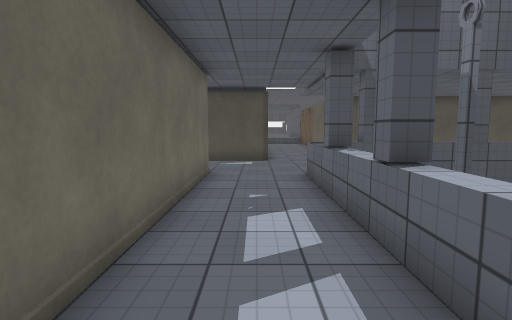
[1] (above)

24 first-person views from a walk through a scene from a Unity 3-D project. The camera is 1.4 m above the floor, tilts 6° down and sees 80° across. The floor is counted in squares, 1 m on a side. Each view is taken from the middle of a square. On the plan, view 1 faces up. The plan holds only what a view shows up to about 14 squares ahead; the rest is blank. The place goes on beyond the plan. The player character is not drawn. Door leaves are left out, so doorways stand open. Some surface patterns are stand-ins.

[2]
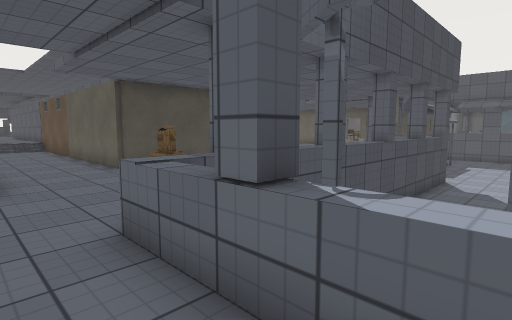

[3]
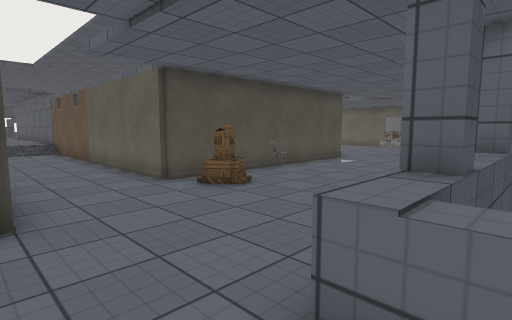

[4]
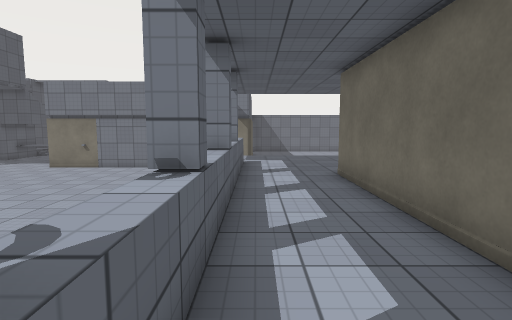

[5]
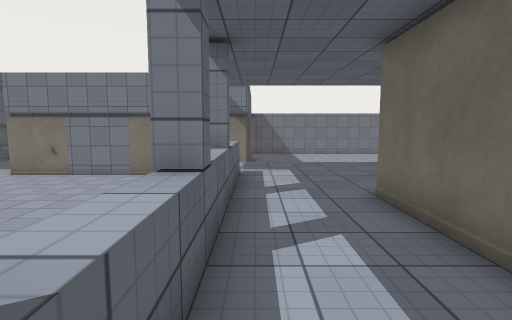

[6]
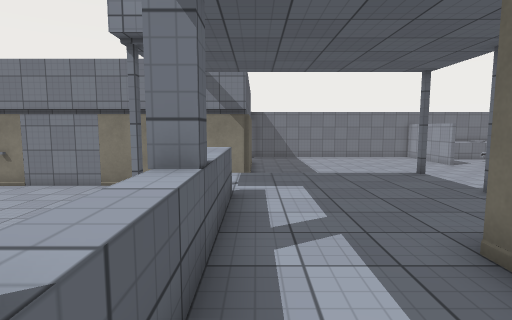

[7]
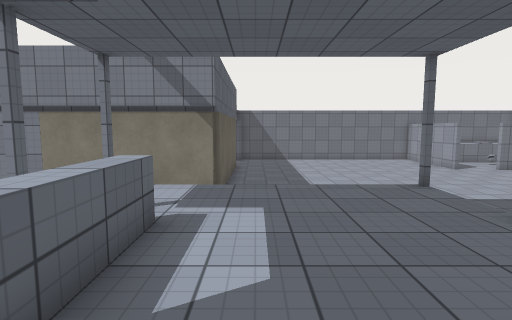

[8]
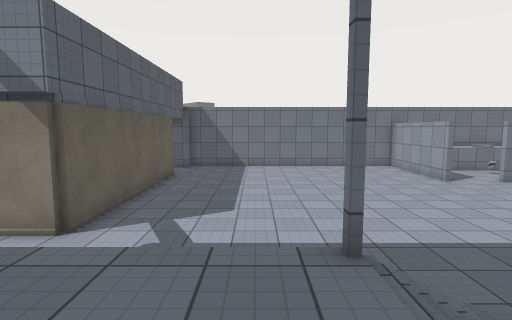

[9]
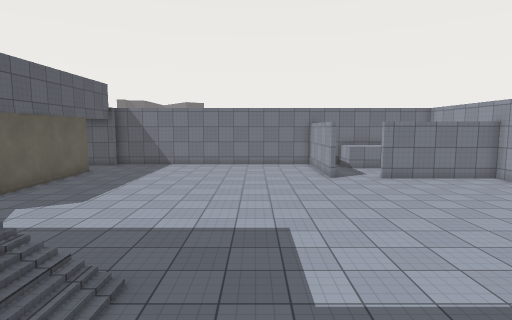

[10]
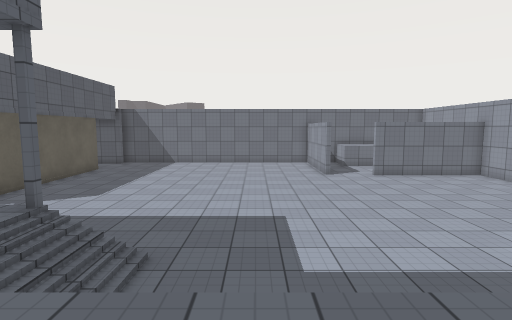

[11]
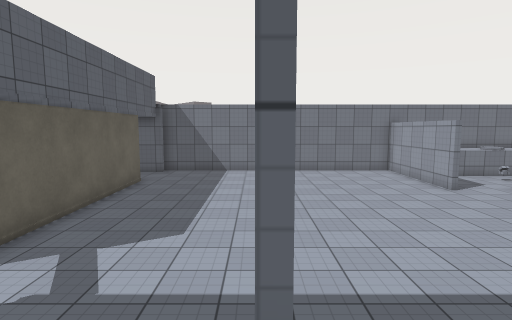

[12]
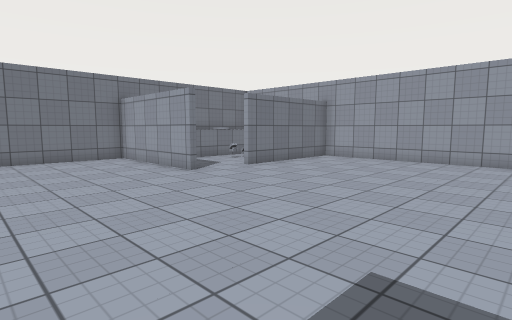

[13]
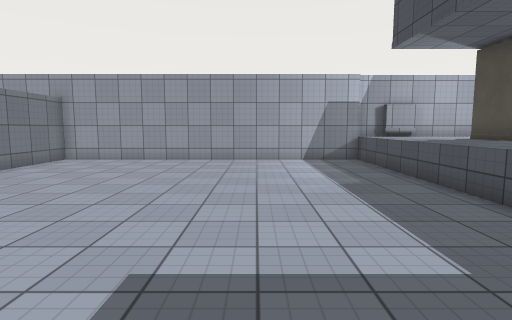

[14]
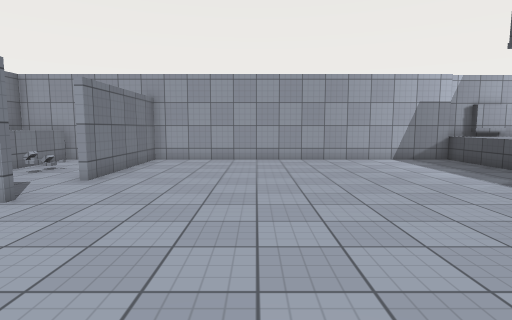

[15]
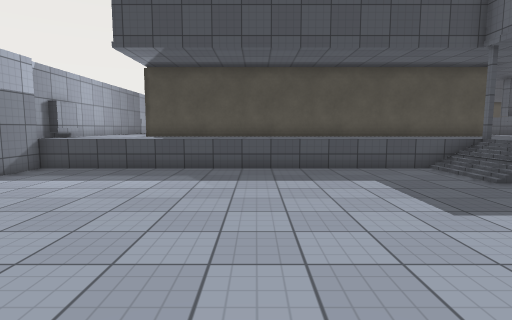

[16]
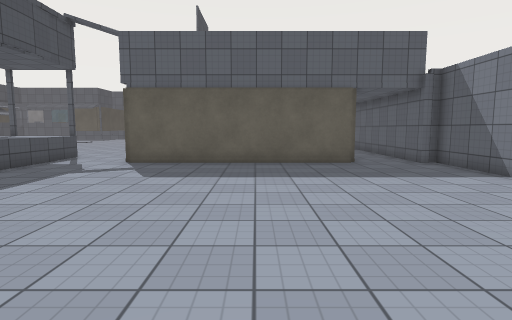

[17]
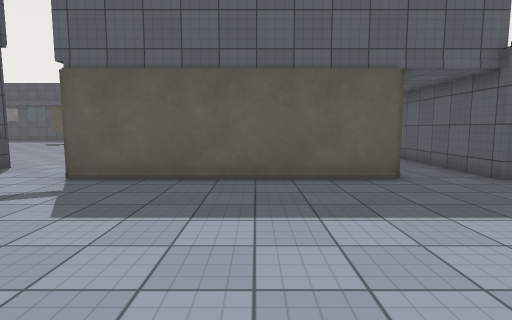

[18]
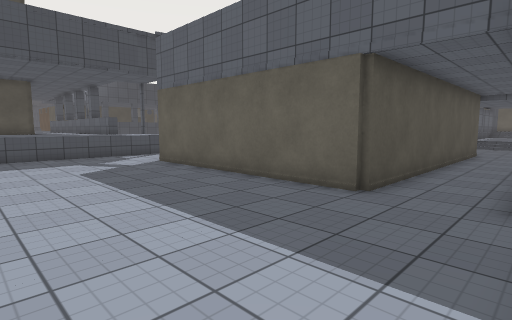

[19]
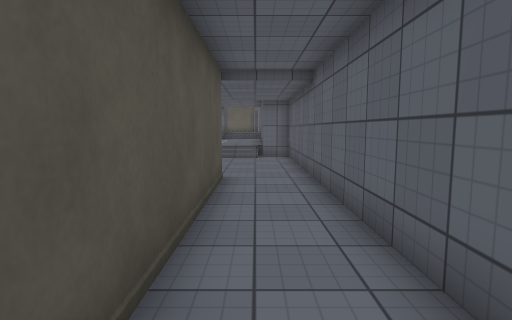

[20]
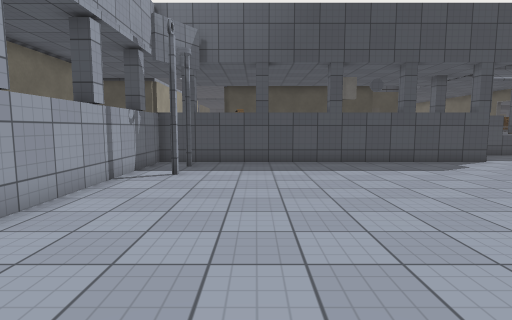

[21]
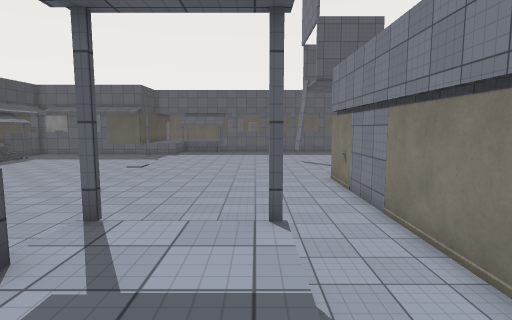

[22]
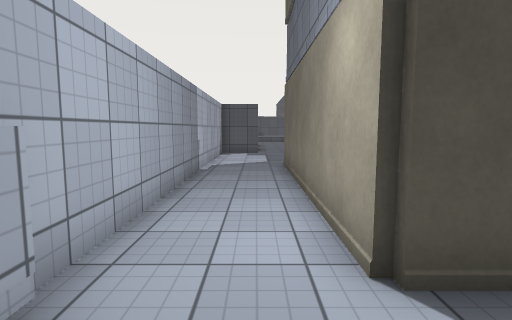

[23]
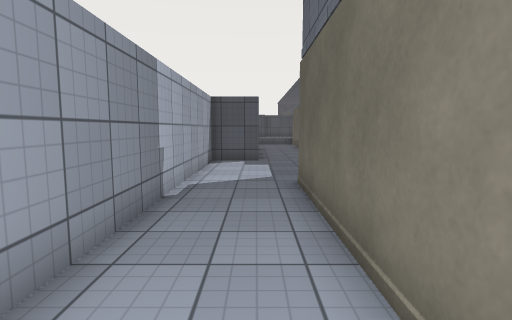

[24]
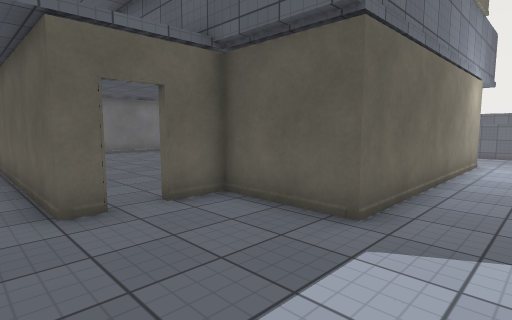

### Floor plan
Key: @ floor where view 1 was taken; # wall or solid block; . main floor; : floor 1 m higher than the main floor; / step, stairs or slope; D open door; = window, fence, low wall or low ledge; ^ raised ledge; T thing the floor can be seen under or through; O other object.
Columns run from 20 left of view 1 to 13 right of it. Each row starts with its distance up from view 1.
 24                       ::#
 23                       ::#
 22                       ::#
 21                      :::#
 20                      :::#
 19                      :::#
 18                      :::#
 17                      :::#
 16                      :::### # ####
 15                      ::::::::::::
 14                      ::::O:O::::::
 13                   ###:::::::::::::
 12 ###::             :::::::::::::::
 11 #:::::::          ::::::::
 10 #:::::TT#######   #::::::
  9 #:::::T :         #:::^#^^#^^#O=#^
  8 #:::::TT::::      #:::^...........
  7 #::#### ::::::    #:::#.#.........
  6 #::#      :::::   #:::^...........
  5 #::#        :::   #:::^.#.........
  4 #::#              #:::#...........
  3 #::#              #:::^...........
  2 #::#              #:::^...........
  1 #::#              #:::#...........
  0 #::#              #:@:^...........
 -1 #::#              DD::^...........
 -2 #::###  ##  ######D:::# ..........
 -3 #:::::::::::::::::::::^  .........
 -4 O:::::::    :    :::::^   ........
 -5 #:::::::::::::::::::::^/   .......
 -6 #.............//#:::::::=  .......
 -7 #.............//::::::::..........
 -8 #.............//#:::::::..........
 -9 #................................
-10 #.................................
-11 #.................................
-12 #.....................############
-13 #.....................#
-14 #.....................#
-15 #.....................#
-16 #.....................#
-17 #.....................#
-18 #.....................#
-19 ######..#.............#
-20    .....#.............#
-21   ...O. #.............############
-22 #....   #.........................
-23 #^^^^   #.....  ..................
-24 #^      #..... . ....#############

Positions as (right, up) in squares from view 1, and headings:
1: (0, 0), facing up
2: (0, 5), facing up-right
3: (0, 8), facing up-right
4: (1, 7), facing down
5: (1, 4), facing down
6: (1, 1), facing down
7: (0, -1), facing down
8: (-3, -5), facing down
9: (-8, -4), facing down
10: (-8, -3), facing down
11: (-4, -7), facing down
12: (-6, -10), facing down-left
13: (-6, -10), facing left
14: (-6, -14), facing left
15: (-12, -16), facing up
16: (-11, -17), facing right
17: (-7, -17), facing right
18: (-5, -24), facing up-right
19: (5, -22), facing right
20: (6, -4), facing up
21: (-1, -8), facing right
22: (-18, -5), facing up
23: (-18, -1), facing up
24: (-19, 11), facing down-right
